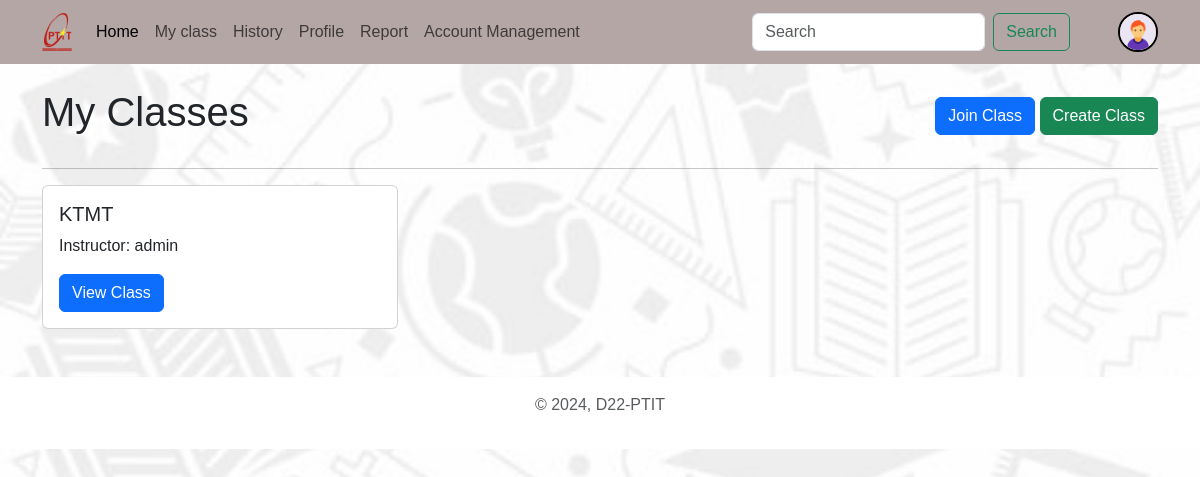
The app's page /myclass/ (signed in), older data.
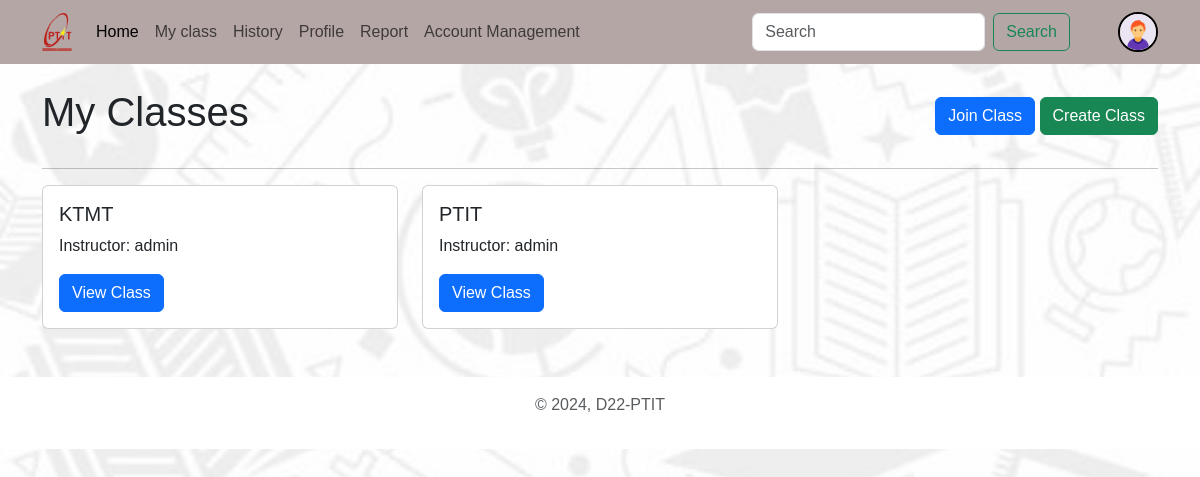
The same page, newer data.
### account/models.py (models this page shows, shortened)
class Profile(models.Model):
    user = models.OneToOneField(User, on_delete=models.CASCADE, null=True, verbose_name='User Object') #verbose_name
    user_class = models.TextField(blank=True, null=True)
    email=models.EmailField(blank=True, null=True,max_length=254,unique=True)
    profile_img = models.ImageField(upload_to='profile_images', default='profile_images/user.jpg', blank=True, null=True, verbose_name='Profile Pic')
    studen_id = models.CharField(max_length=15, blank=True, null=True)
    GENDER = (
        ('Male', 'Male'),
        ('Female', 'Female'),
        ('Other', 'Other'),
    )
    gender = models.CharField(max_length=6, choices=GENDER, blank=True, null=True)

### allClass/models.py (models this page shows, shortened)
class MyClass(models.Model):
    name = models.TextField()
    instructor = models.ForeignKey(User, on_delete=models.CASCADE, related_name='instructed_classes')
    students = models.ManyToManyField(User, related_name='classes')
    code = models.CharField(max_length=10, unique=True, null=True)
    class Meta:
        verbose_name = "Class"
        verbose_name_plural = "Classes"

### allClass/views.py (the view)
# urls.py: path('', views.my_classes, name='my_classes'),
@login_required(login_url='login')
def my_classes(request):
    user = request.user
    if user.is_staff:
        classes = MyClass.objects.filter(instructor=user)
    else:
        classes = user.classes.all()
    if not classes:
        messages.info(request, 'No classes found.')
    return render(request, 'myClass.html', {'classes': classes})

### templates/myClass.html (shortened to what this page needs)
<!DOCTYPE html>
<html lang="en">
<head>
    <link href="https://cdn.jsdelivr.net/npm/bootstrap@5.3.0-alpha3/dist/css/bootstrap.min.css" rel="stylesheet"
>
    <link rel="stylesheet" href="/static/css/style.css">
</head>
<body>
    {% include "Components/navbar_loged_in.html" %}
    <div class="container mt-4">
        <div class="d-flex justify-content-between align-items-center mb-4">
            <h1>My Classes</h1>
            <div>
                <button type="button" class="btn btn-primary" data-bs-toggle="modal" data-bs-target="#joinClassModal">
                    Join Class
                </button>
                {% if user.is_staff %}
                    <button type="button" class="btn btn-success" data-bs-toggle="modal" data-bs-target="#createClassModal">
                        Create Class
                    </button>
                {% endif %}
            </div>
        </div>
        <hr>
        {% if classes %}
            <div class="row">
                {% for class in classes %}
                    <div class="col-md-4 mb-4">
                        <div class="card">
                            <div class="card-body">
                                <h5 class="card-title">{{ class.name }}</h5>
                                <p class="card-text">Instructor: {{ class.instructor.username }}</p>
                                <a href="{% url 'class_detail' class.id %}" class="btn btn-primary">View Class</a>
                            </div>
                        </div>
                    </div>
                {% endfor %}
            </div>
        {% else %}
            {% if not messages %}
                <div class="alert alert-info" role="alert">
                    No classes found.
                </div>
            {% endif %}
        {% endif %}
    </div>
    {% include "Components/footer.html" %}
</body>
</html>

### templates/Components/navbar_loged_in.html (shortened to what this page needs)
    <nav class="navbar navbar-expand-lg bg-body-tertiary d-none d-lg-block">
        <div class="container">
            <a class="navbar-brand" href="">
                <img src="/static/images/logo_ptit.png" alt="" style="width: 30px;">
                </a>
            <div class="collapse navbar-collapse" id="navbarSupportedContent">
                <ul class="navbar-nav me-auto mb-2 mb-lg-0">
                    <li class="nav-item">
                        <a class="nav-link active" aria-current="page" href="{% url 'welcome' %}">Home</a>
                    </li>
						<a class="nav-link" href="{% url 'my_classes' %}">My class</a>
					<li class="nav-item">
						<a class="nav-link" href="{% url 'not_support' %}">History</a>
					</li>
					<li class="nav-item">
                        <a class="nav-link" href="{% url 'profile' request.user.username %}">Profile</a>
                    </li>
						<a class="nav-link" href="{% url 'not_support' %}">Report</a>
                    {% if request.user.is_staff or request.user.is_superuser %}
                    <a class="nav-link" href="{% url "account_management" %}">Account Management</a>
                    {% endif %}
                </ul>
                <form class="d-flex" role="search">
                    <input class="form-control me-2" type="search" placeholder="Search" aria-label="Search">
                    <button class="btn btn-outline-success" type="submit">Search</button>
                </form>
                {% if request.user.is_authenticated %}
                    <a href="{% url 'profile' request.user.username %}" class="ms-5">
                    <img src="{{request.user.profile.profile_img.url}}" class="rounded-circle" width="40" height="40" alt="profile_img" style="border: 2px solid #000;">
                    </a>
                {% endif %}
            </div>
        </div>
    </nav>

### templates/Components/footer.html
<footer class="py-3 my-4">
    <p class="text-center text-body-secondary">© 2024, D22-PTIT</p>
</footer>

### static/css/style.css (style rules this page uses)
* { font-family: 'Arial', 'Tahoma', 'Verdana', 'Roboto', 'Open Sans', sans-serif; }
body { background-image: url("../images/Bg1.jpg"); background-size: cover; background-repeat: no-repeat; background-attachment: fixed; background-position: center; }
footer { background-color: #ffffff !important; width: 100%; }
.navbar { background-color: #b5a6a6 !important; }

Row changes from the older to the newer data that the page shows:
added MyClass: name "PTIT", instructor.username "admin"
